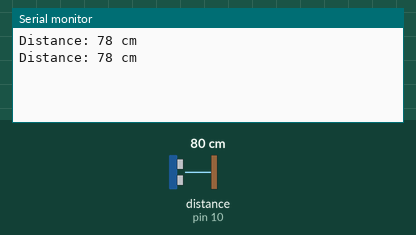
Recording of a sketch running on a simulated Arduino Uno, built with avr-gcc and run on an emulated ATmega328P. On the bench: the last lines printed to the serial monitor. Wiring (inferred from the names in the program): ultrasonic range finder: trigger pin 9; echo pin 10. The test bench sets the inputs (shaded band); at power-on: distance to the obstacle (sensor on pin 10) 80 cm. The echo pulse lasts 58.3 µs per cm.

Above: at 1.8 s.
1.9 s: distance to the obstacle (sensor on pin 10) set to 2 cm
At 2.8 s:
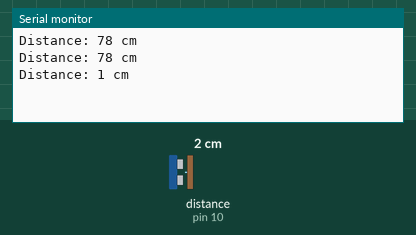
3.4 s: distance to the obstacle (sensor on pin 10) set to 4 cm
At 4.8 s:
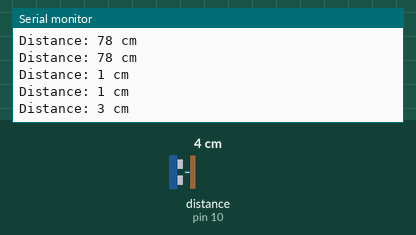
Timing chart, 0 to 6.4 s (numbered marks = the images above; inputs shaded):
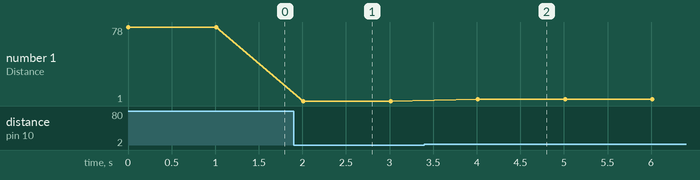

Measured:
- after the input at 1.9 s, the serial monitor: prints a new line after 0.11 s (image 1)
- after the input at 3.4 s, the serial monitor: prints a new line after 0.61 s (image 2)
- plotted number 1: 78 → 1 after the input at 1.9 s, 1 → 3 after the input at 3.4 s

The sketch:

sketch_may15b.ino
```cpp
const int trigPin = 9; // Trigger pin of the ultrasonic sensor
const int echoPin = 10; // Echo pin of the ultrasonic sensor

void setup() {
  Serial.begin(9600); // Initialize serial communication at 9600 bits per second
  pinMode(trigPin, OUTPUT); // Set the trigPin as an OUTPUT
  pinMode(echoPin, INPUT); // Set the echoPin as an INPUT
}

void loop() {
  long duration, distance; // Variables to store the duration and distance measured by the sensor
  digitalWrite(trigPin, LOW); // Clear the trigPin
  delayMicroseconds(2); // Wait for the sensor to settle
  digitalWrite(trigPin, HIGH); // Set the trigPin high to trigger the sensor
  delayMicroseconds(10); // Wait for a 10 microsecond pulse
  digitalWrite(trigPin, LOW); // Clear the trigPin

  duration = pulseIn(echoPin, HIGH); // Read the duration of the pulse received on the echoPin
  distance = duration * 0.034 / 2; // Calculate the distance in centimeters

  Serial.print("Distance: "); // Print the string "Distance: " followed by the distance measured
  Serial.print(distance); // Print the distance measured
  Serial.println(" cm"); // Print "cm" and a new line

  delay(1000); // Wait for 1 second before taking the next measurement
}
```
